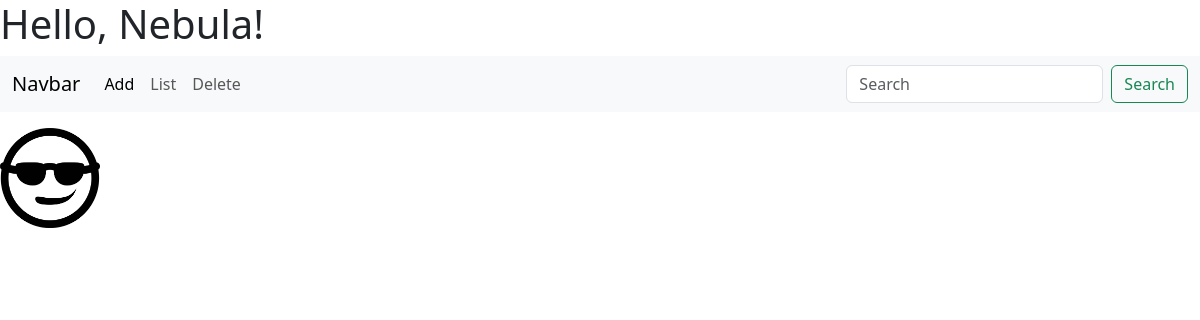
Before: /shadow/patients/ with the older database file.
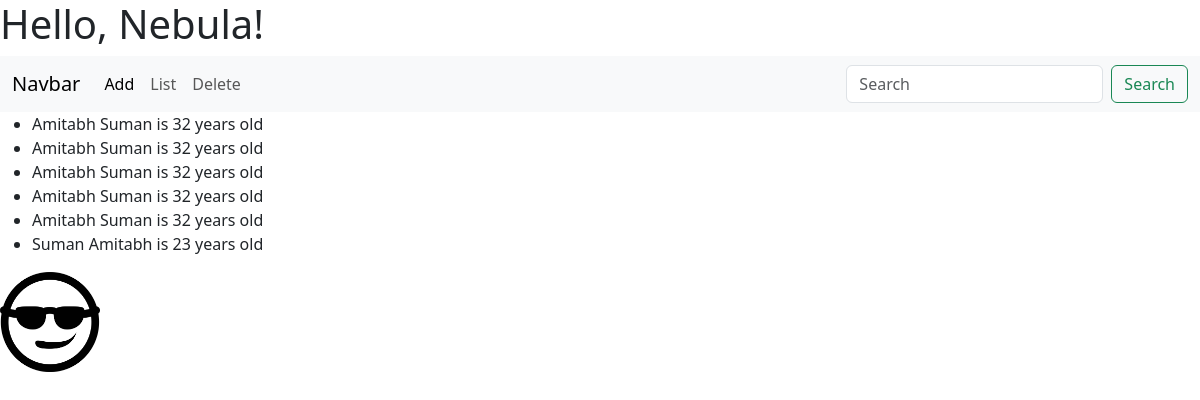
After: the same page with the newer database file.
### shadow/models.py (models this page shows)
class Patient(models.Model):
    first_name = models.CharField(max_length=30)
    last_name = models.CharField(max_length=30)
    age = models.IntegerField(validators=[MinValueValidator(0), MaxValueValidator(120)])
    heartrate = models.IntegerField(default=60, validators=[MinValueValidator(40), MaxValueValidator(160)])
    def __str__(self) -> str:
        return f'{self.first_name} {self.last_name} is {self.age} years old'

### shadow/views.py (the view)
# urls.py: path('patients/', views.list_patients, name="patients"),
def list_patients(request):
    all_patients = models.Patient.objects.all()
    context = {
        "patients": all_patients
    }
    return render(request, 'shadow/patients.html', context=context)

### shadow/templates/shadow/patients.html
{% extends 'base.html' %}
{% block content %}
    <ul>
    {% for i in patients %}
    <li>{{i}}</li>
    {% endfor %}
    </ul>
{% endblock content %}

### templates/base.html (shortened to what this page needs)
{% load static %}
<!doctype html>
<html lang="en">
  <head>
    <link href="https://cdn.jsdelivr.net/npm/bootstrap@5.3.0-alpha3/dist/css/bootstrap.min.css" rel="stylesheet">
  </head>
  <body>
    <h1>Hello, Nebula!</h1>
    <nav class="navbar navbar-expand-lg bg-body-tertiary">
        <div class="container-fluid">
          <a class="navbar-brand" href="#">Navbar</a>
          <div class="collapse navbar-collapse" id="navbarSupportedContent">
            <ul class="navbar-nav me-auto mb-2 mb-lg-0">
              <li class="nav-item">
                <a class="nav-link active" aria-current="page" href="{% url 'cars:add' %}">Add</a>
              </li>
              <li class="nav-item">
                <a class="nav-link" href="{% url 'cars:list' %}">List</a>
              </li>
              <li class="nav-item">
                <a class="nav-link" href="{% url 'cars:delete' %}">Delete</a>
              </li>
            </ul>
            <form class="d-flex" role="search">
              <input class="form-control me-2" type="search" placeholder="Search" aria-label="Search">
              <button class="btn btn-outline-success" type="submit">Search</button>
            </form>
          </div>
        </div>
      </nav>
    {% block content %}
    {% endblock content %}
    <img src="{% static 'shadow/nebula.png' %}" alt="Nebula" height='100px' width='100px'>
</body>
</html>

Changed rows visible on the page:
added Patient: first_name+last_name+age "Amitabh Suman is 32 years old"
added Patient: first_name+last_name+age "Amitabh Suman is 32 years old"
added Patient: first_name+last_name+age "Amitabh Suman is 32 years old"
added Patient: first_name+last_name+age "Amitabh Suman is 32 years old"
added Patient: first_name+last_name+age "Amitabh Suman is 32 years old"
added Patient: first_name+last_name+age "Suman Amitabh is 23 years old"
